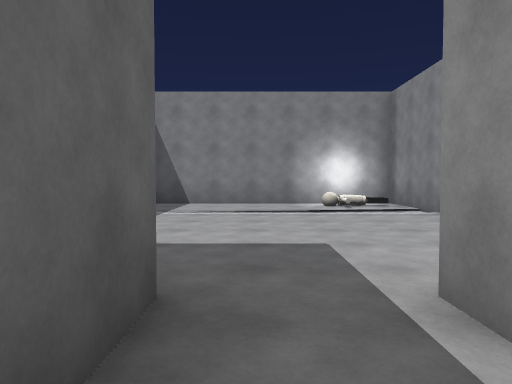
view 1 (above)

21 first-person views from a walk through a scene from a Unity 3-D project. The camera is 1.3 m above the floor, tilts 2° down and sees 70° across. Doors are open. The floor is counted in squares, 2 m on a side. Each view is taken from the middle of a square. On the plan, view 1 faces up. The plan holds only what a view shows up to about 11 squares ahead; the rest is blank. The place goes on beyond the plan. The player is left out. Surface patterns are stand-ins for the level's own textures.

view 2
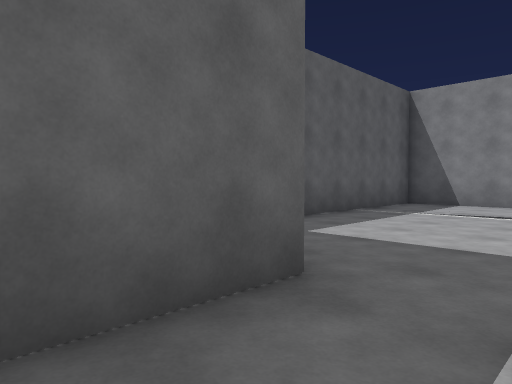

view 3
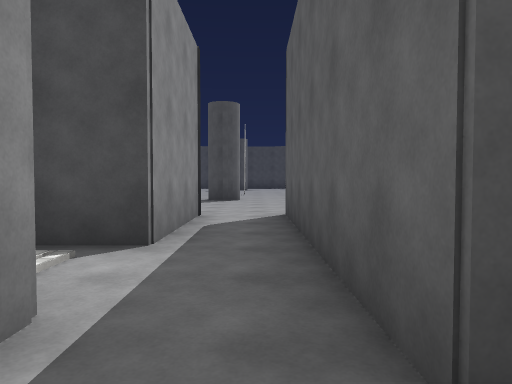

view 4
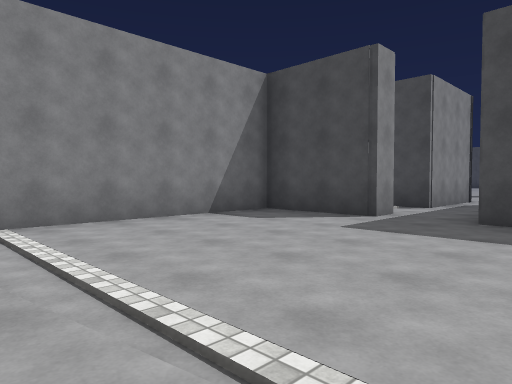

view 5
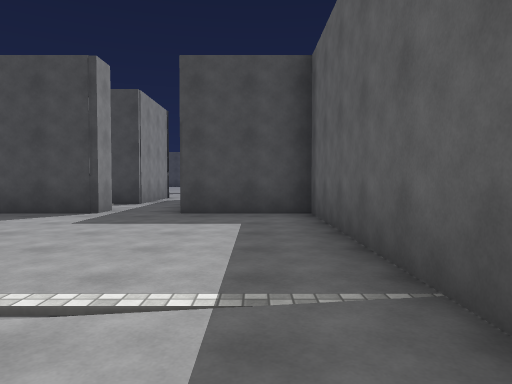

view 6
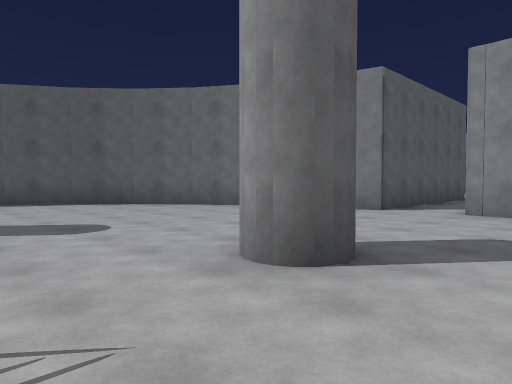

view 7
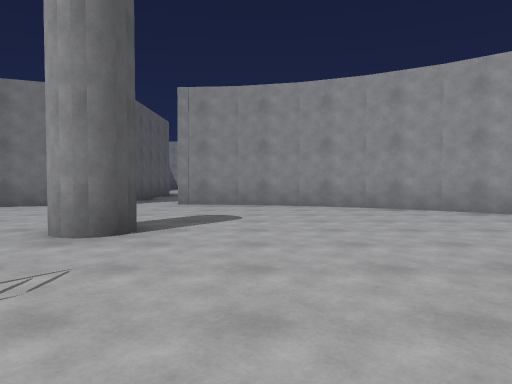

view 8
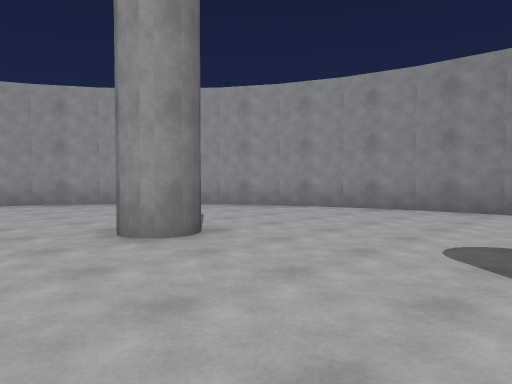

view 9
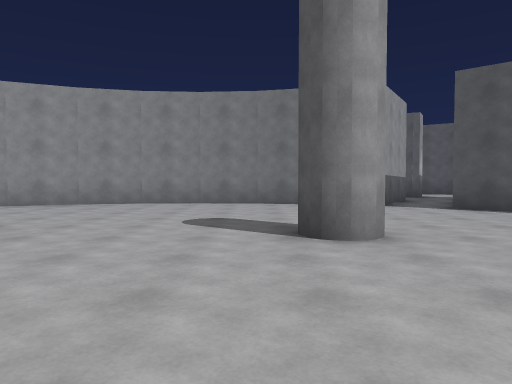

view 10
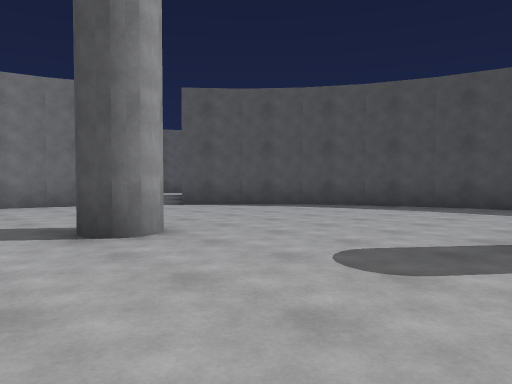

view 11
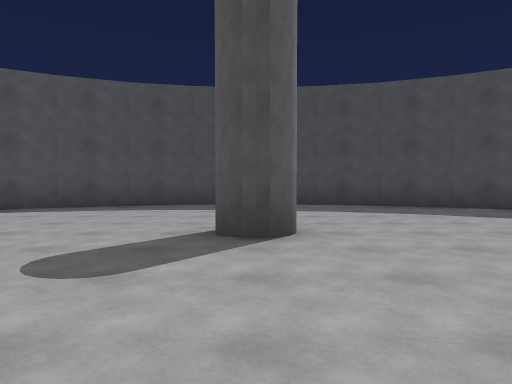

view 12
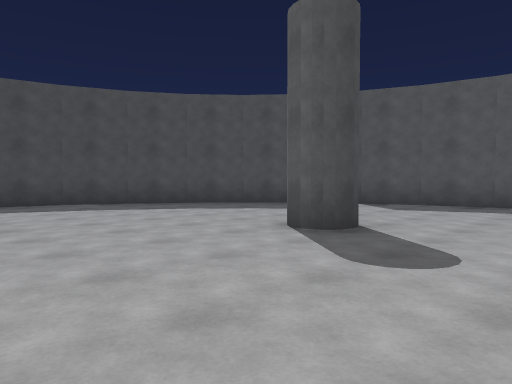

view 13
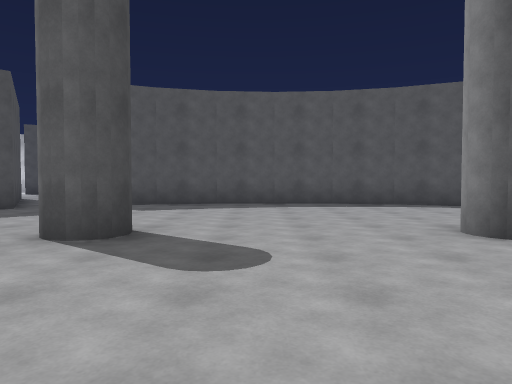

view 14
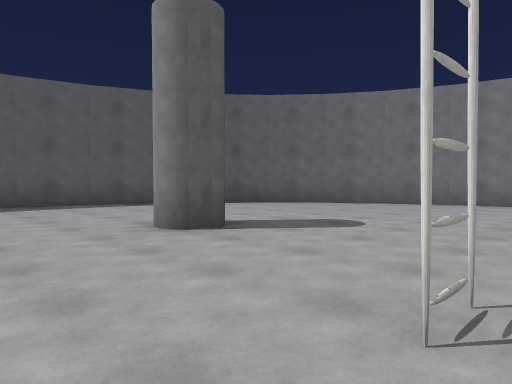

view 15
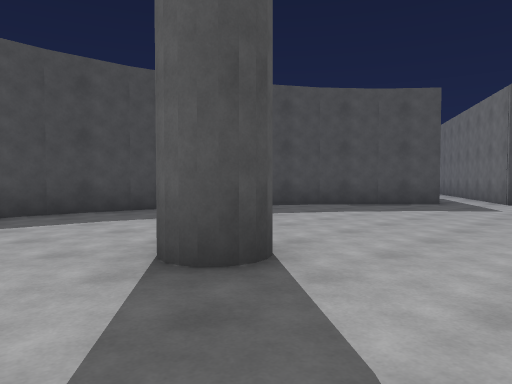

view 16
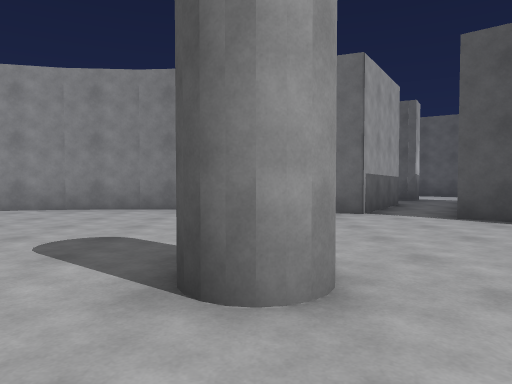

view 17
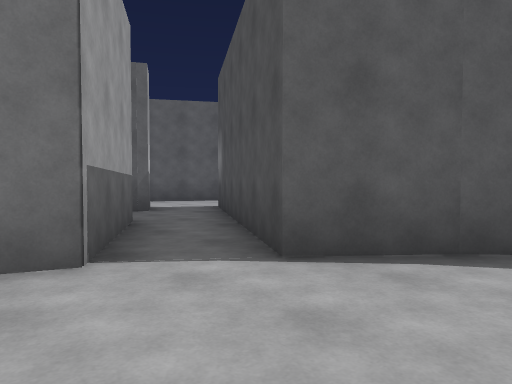

view 18
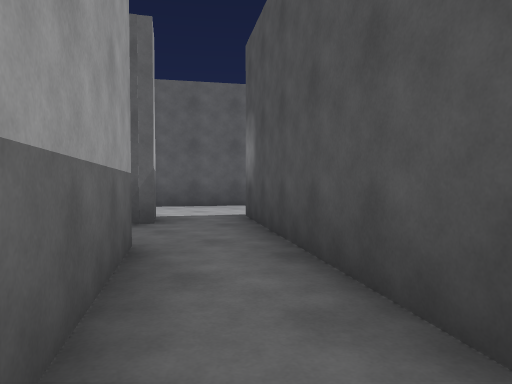

view 19
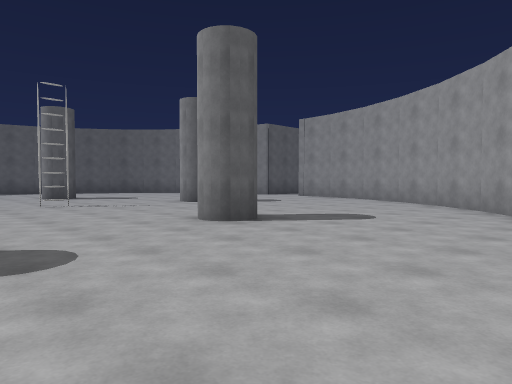

view 20
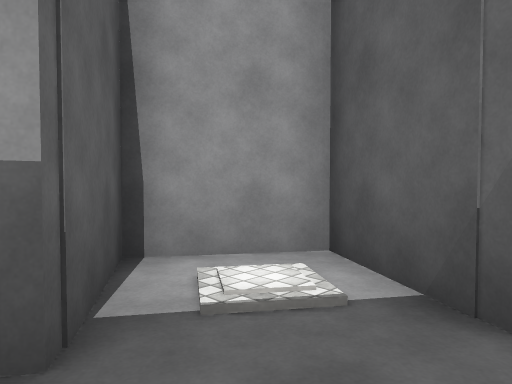

view 21
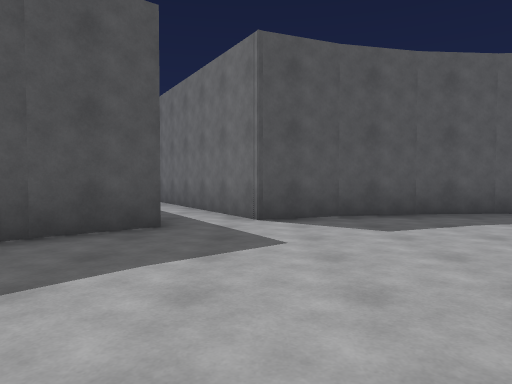

### Floor plan
Key: @ floor where view 1 was taken; # wall or solid block; . floor; D open door; = window, fence, low wall or low ledge; L ladder; O other object.
Columns run from 11 left of view 1 to 17 right of it. Each row starts with its distance up from view 1.
 10         ########
  9         #....=##
  8         #......#
  7         #......#
  6         #......#
  5         #......#
  4         #......#
  3         #......#
  2         ###DD###
  1           #..
  0           #@.O
 -1           #.##
 -2           #.#
 -3          ##.####
 -4        ###.....###
 -5      ###.........###
 -6     ##.............##
 -7    ##...............##
 -8    #........#........#
 -9   ##.................##
-10   #...................#
-11   #.....#.......#.....#
-12   #........L..........#
-13   #...................#
-14   #...................#
-15   #...................#
-16   #.....#.......#.....#
-17   #...................#
-18  ###........#........######
-19 ##.....................#.O#
-20 #..##...............##...##
-21 ######.............####..D
-22      ###.........###  ###D..#
-23        ###.....###       ..##
-24          #######          .#

Where each view was taken, in squares from view 1:
view 1: 0 up, 0 right, facing up
view 2: 0 up, 1 right, facing up-left
view 3: 3 up, 0 right, facing down
view 4: 8 up, 2 left, facing down-right
view 5: 9 up, 2 left, facing down
view 6: 11 down, 3 right, facing up-left
view 7: 13 down, 3 right, facing up
view 8: 15 down, 3 right, facing up-right
view 9: 15 down, 1 right, facing right
view 10: 14 down, 1 right, facing down-right
view 11: 14 down, 1 right, facing down
view 12: 13 down, 1 right, facing down-left
view 13: 14 down, 1 right, facing left
view 14: 14 down, 1 right, facing up-left
view 15: 16 down, 3 right, facing down-left
view 16: 16 down, 3 right, facing right
view 17: 17 down, 7 right, facing down-right
view 18: 18 down, 9 right, facing down-right
view 19: 15 down, 10 right, facing up-left
view 20: 21 down, 12 right, facing up-right
view 21: 18 down, 2 left, facing left
